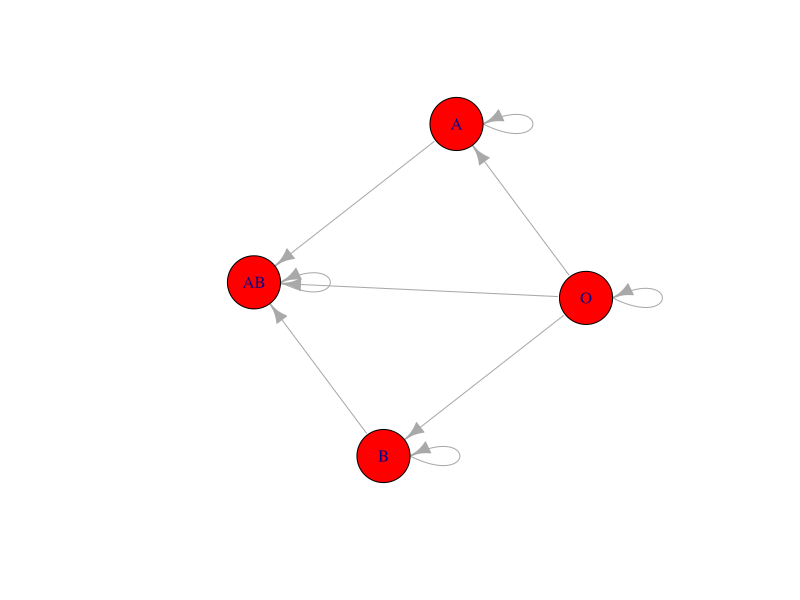
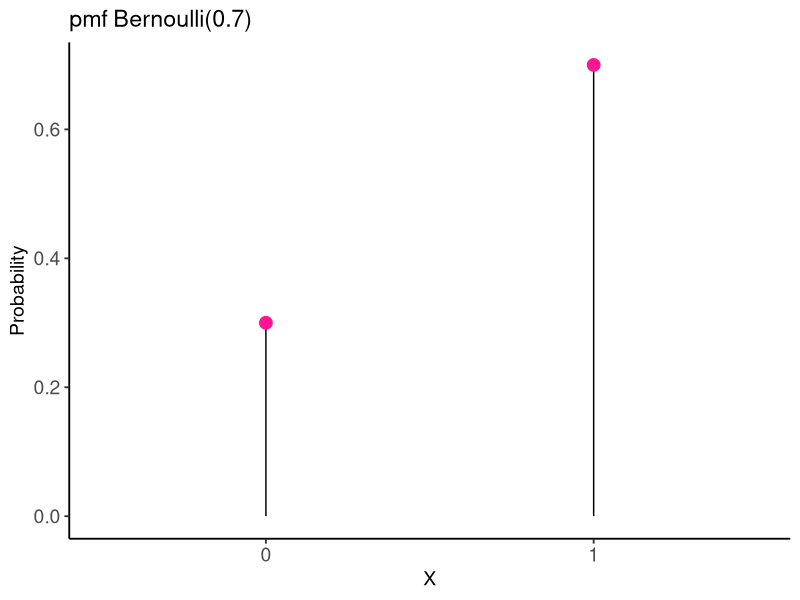
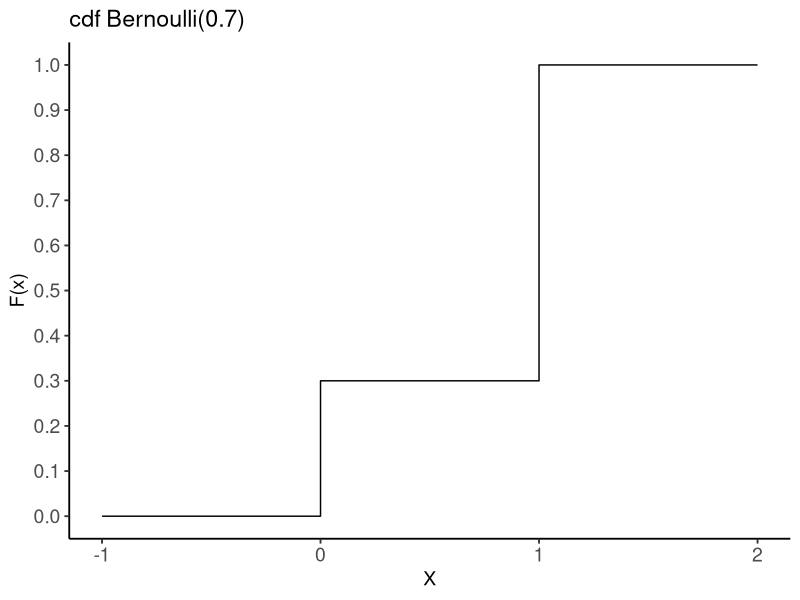
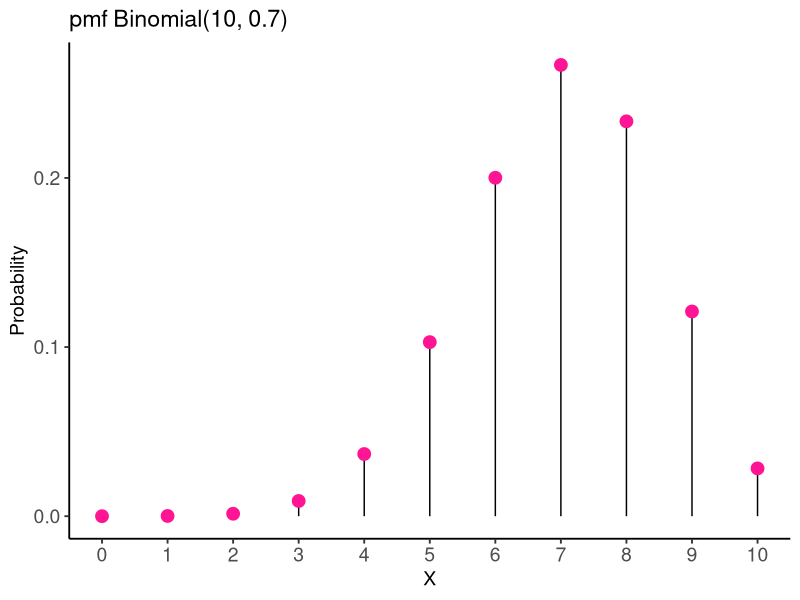
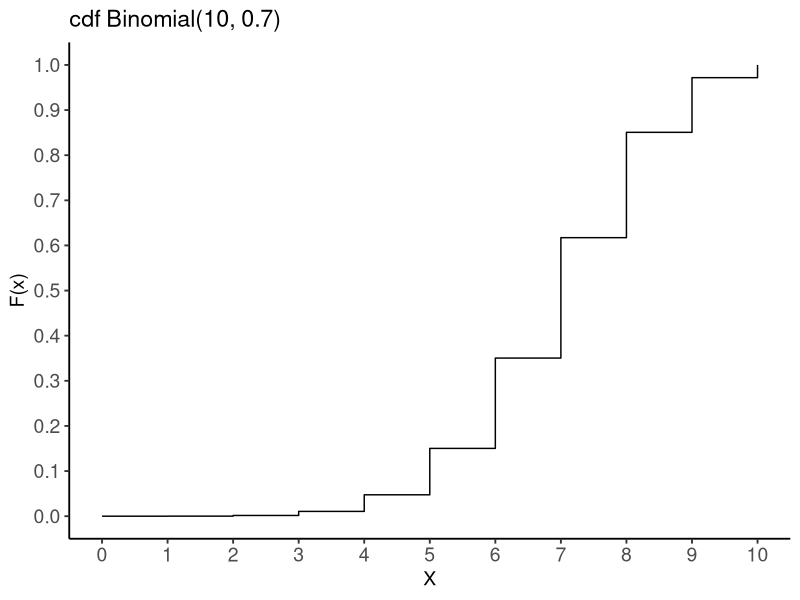
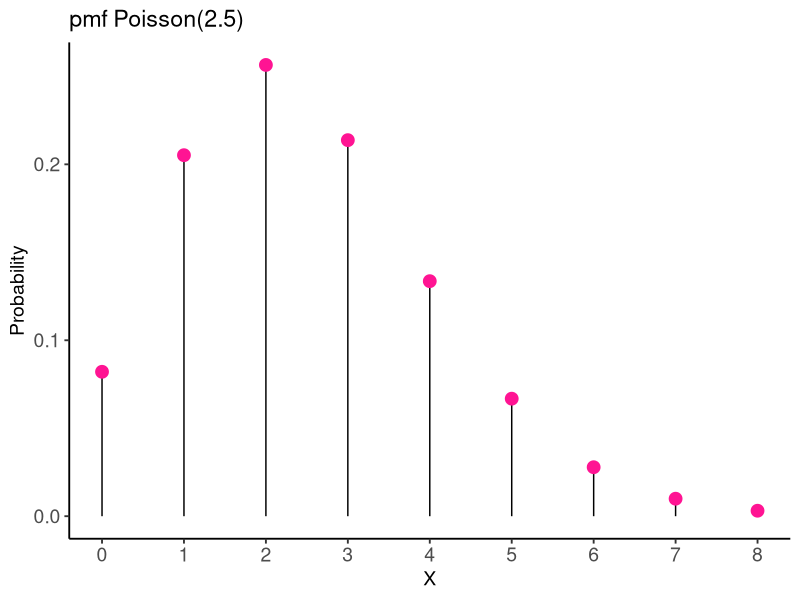
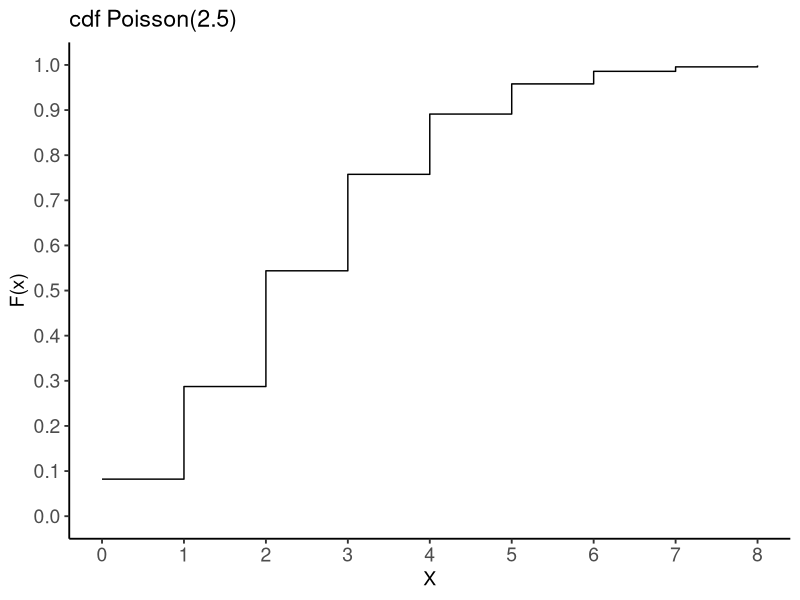
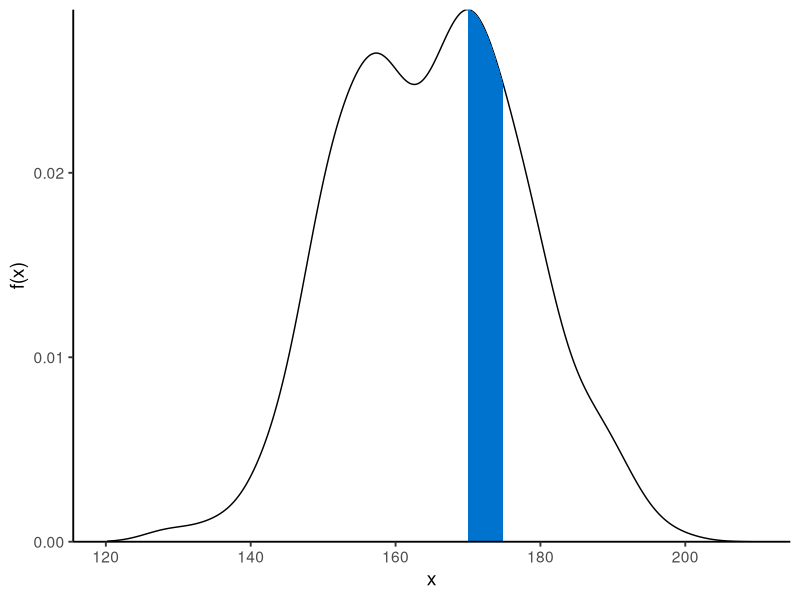

R code for these plots, in order:
## ---- chunk 1
library(tidyverse)
library(igraph)
## ---- chunk 2
# data in a form of a matrix
x <- c(1, 0, 0, 0, 1, 1, 0, 0, 1, 0, 1, 0, 1, 1, 1, 1)
nodes_names <- c("O", "A", "B", "AB")
adjm <- matrix(x, 4, dimnames = list(nodes_names, nodes_names))

set.seed(124)
# build the graph object
network <- graph_from_adjacency_matrix(adjm)

# plot it
plot(network, vertex.size= 32, vertex.color = "red")
## ---- chunk 3
# Create a data frame
x <- as.factor(c(0, 1))
y <- c(0.3, 0.7)
dat1 <- data.frame(x, y)
 
# Plot
ggplot(dat1, aes(x = x, y = y)) +
  geom_segment(aes(x = x, xend=x, y=0, yend = y), color = "black") +
  geom_point(color="deeppink", size = 4) +
  theme_classic(base_size = 14) +
  labs(title = "pmf Bernoulli(0.7)",
       x = "X", y = "Probability") +
  theme(axis.text = element_text(size = 14))
## ---- chunk 4
# Create a data frame
dat2 <- data.frame(x = -1:2, 
                   y =  pbinom(-1:2, size = 1, prob = 0.7))
# Step line plot
ggplot(dat2, aes(x=x, y=y)) +
  geom_step() +
  scale_y_continuous(limits = c(0, 1), breaks = seq(0, 1, 0.1)) +
theme_classic(base_size = 14) +
  labs(title = "cdf Bernoulli(0.7)", 
       x = "X", y = "F(x)") +
  theme(axis.text = element_text(size = 14))
## ---- chunk 5
dbinom(0:10, size = 10, prob = 0.7)
## ---- chunk 6
# Create a data frame
dat3 <- data.frame(x = 0:10, 
                   y = dbinom(0:10, size = 10, prob = 0.7))

# Plot
ggplot(dat3, aes(x = x, y = y)) +
  geom_segment(aes(x = x, xend=x, y=0, yend = y), color = "black") +
  geom_point(color="deeppink", size = 4) +
  theme_classic(base_size = 14) +
  scale_x_continuous(limits = c(0, 10), breaks = seq(0, 10, 1)) +
  labs(title = "pmf Binomial(10, 0.7)",
       x = "X", y = "Probability") +
  theme(axis.text = element_text(size = 14))
## ---- chunk 7
# find the cumulative probabilities
pbinom(0:10, size = 10, prob = 0.7)
## ---- chunk 8
# Create a data frame
dat4 <- data.frame(x = 0:10, 
                   y = pbinom(0:10, size = 10, prob = 0.7))

# Step line plot
ggplot(dat4, aes(x=x, y=y)) +
  geom_step() +
  theme_classic(base_size = 14) +
  scale_x_continuous(limits = c(0, 10), breaks = seq(0, 10, 1)) +
  scale_y_continuous(limits = c(0, 1), breaks = seq(0, 1, 0.1)) +
  labs(title = "cdf Binomial(10, 0.7)",
       x = "X", y = "F(x)") +
  theme(axis.text = element_text(size = 14))
## ---- chunk 9
p9 <- dbinom(9, size=10, prob=0.7)
p9
## ---- chunk 10
p10 <- dbinom(10, size = 10, prob = 0.7)
p10
## ---- chunk 11
p9 + p10
## ---- chunk 12
1 - pbinom(8, size = 10, prob = 0.7)
## ---- chunk 13
dpois(0:8, lambda = 2.5)
## ---- chunk 14
# Create a data frame
dat5 <- data.frame(x = 0:8, 
                   y = dpois(0:8, lambda = 2.5))

# Plot
ggplot(dat5, aes(x = x, y = y)) +
  geom_segment(aes(x = x, xend=x, y=0, yend = y), color = "black") +
  geom_point(color="deeppink", size = 4) +
  theme_classic(base_size = 14) +
  scale_x_continuous(limits = c(0, 8), breaks = seq(0, 8, 1)) +
  labs(title = "pmf Poisson(2.5)",
       x = "X", y = "Probability") +
  theme(axis.text = element_text(size = 14))
## ---- chunk 15
ppois(0:8, lambda = 2.5)
## ---- chunk 16
# Create a data frame
dat6 <- data.frame(x = 0:8, 
                   y = ppois(0:8, lambda = 2.5))

# Step line plot
ggplot(dat6, aes(x=x, y=y)) +
  geom_step() +
  theme_classic(base_size = 14) +
  scale_x_continuous(limits = c(0, 8), breaks = seq(0, 8, 1)) +
  scale_y_continuous(limits = c(0, 1), breaks = seq(0, 1, 0.1)) +
  labs(title = "cdf Poisson(2.5)",
       x = "X", y = "F(x)") +
  theme(axis.text = element_text(size = 14))
## ---- chunk 17
ppois(4, lambda = 2.5)
## ---- chunk 18
# Create a data frame
set.seed(1234)
df <- data.frame(w = round(c(rnorm(200, mean=175, sd=8),
                             rnorm(200, mean=155, sd=8)))
                 )

df1 <- with(density(df$w), data.frame(x, y))

ggplot(df1, mapping = aes(x = x, y = y)) +
  geom_line()+
  geom_area(mapping = aes(x = ifelse(x > 170 & x < 175 , x, 0)), fill = "#0073CF") +
  xlim(120, 210) +
  labs(y = "f(x)") +
  scale_y_continuous(expand = c(0,0)) +
  theme_classic(base_size = 14)
## ---- chunk 19
ggplot(df1, mapping = aes(x = x, y = y)) +
  geom_line()+
  geom_area(mapping = aes(x = ifelse(x > -Inf & x < 173 , x, 0)), fill = "#0073CF") +
  xlim(120, 210) +
  labs(y = "f(x)") +
  scale_y_continuous(expand = c(0,0)) +
  theme_classic(base_size = 14)
